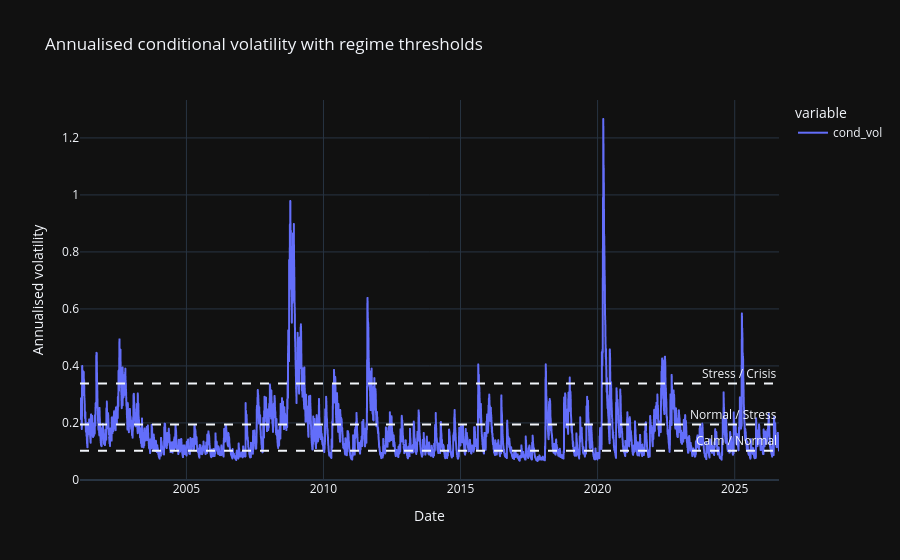

The notebook cell saved with this chart:
### Code cell
fig = cond_vol_ann.plot(
    title='Annualised conditional volatility with regime thresholds',
    labels={'value': 'Annualised volatility', 'index': 'Date'}
)
fig.add_hline(y=q25, line_dash='dash', annotation_text='Calm / Normal')
fig.add_hline(y=q75, line_dash='dash', annotation_text='Normal / Stress')
fig.add_hline(y=q95, line_dash='dash', annotation_text='Stress / Crisis')
fig

### Figure 1 — Plotly figure (JSON) as saved in the notebook; plotly's stock layout.template omitted (floating-point values rounded to 4 significant figures; data arrays with more than 128 entries replaced by an {"elided": "..."} marker saying what was removed)
{"data": [{"hovertemplate": "variable=cond_vol<br>Date=%{x}<br>Annualised volatility=%{y}<extra></extra>", "legendgroup": "cond_vol", "line": {"color": "#636efa", "dash": "solid"}, "marker": {"symbol": "circle"}, "mode": "lines", "name": "cond_vol", "showlegend": true, "type": "scattergl", "x": {"elided": "6412 str values"}, "xaxis": "x", "y": {"elided": "6412 float values"}, "yaxis": "y"}], "layout": {"annotations": [{"showarrow": false, "text": "Calm / Normal", "x": 1, "xanchor": "right", "xref": "x domain", "y": 0.1024, "yanchor": "bottom", "yref": "y"}, {"showarrow": false, "text": "Normal / Stress", "x": 1, "xanchor": "right", "xref": "x domain", "y": 0.1941, "yanchor": "bottom", "yref": "y"}, {"showarrow": false, "text": "Stress / Crisis", "x": 1, "xanchor": "right", "xref": "x domain", "y": 0.338, "yanchor": "bottom", "yref": "y"}], "legend": {"title": {"text": "variable"}, "tracegroupgap": 0}, "shapes": [{"line": {"dash": "dash"}, "type": "line", "x0": 0, "x1": 1, "xref": "x domain", "y0": 0.1024, "y1": 0.1024, "yref": "y"}, {"line": {"dash": "dash"}, "type": "line", "x0": 0, "x1": 1, "xref": "x domain", "y0": 0.1941, "y1": 0.1941, "yref": "y"}, {"line": {"dash": "dash"}, "type": "line", "x0": 0, "x1": 1, "xref": "x domain", "y0": 0.338, "y1": 0.338, "yref": "y"}], "title": {"text": "Annualised conditional volatility with regime thresholds"}, "xaxis": {"anchor": "y", "domain": [0, 1], "title": {"text": "Date"}}, "yaxis": {"anchor": "x", "domain": [0, 1], "title": {"text": "Annualised volatility"}}}}
